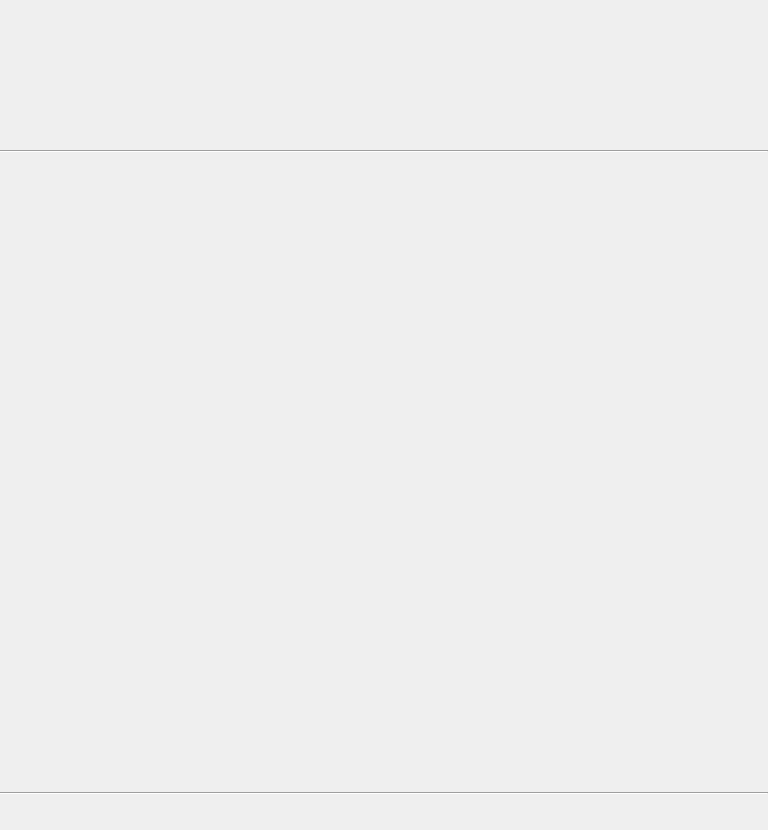
<?xml version="1.0" encoding="UTF-8"?>
<ui version="4.0">
 <class>MainDialog</class>
 <widget class="QWidget" name="MainDialog">
  <property name="geometry">
   <rect>
    <x>0</x>
    <y>0</y>
    <width>768</width>
    <height>830</height>
   </rect>
  </property>
  <property name="windowTitle">
   <string>Dialog</string>
  </property>
  <layout class="QVBoxLayout" name="verticalLayout">
   <property name="spacing">
    <number>0</number>
   </property>
   <property name="leftMargin">
    <number>0</number>
   </property>
   <property name="topMargin">
    <number>0</number>
   </property>
   <property name="rightMargin">
    <number>0</number>
   </property>
   <property name="bottomMargin">
    <number>0</number>
   </property>
   <item>
    <widget class="QWidget" name="MainPanel" native="true">
     <layout class="QVBoxLayout" name="verticalLayout_2">
      <property name="spacing">
       <number>0</number>
      </property>
      <property name="leftMargin">
       <number>0</number>
      </property>
      <property name="topMargin">
       <number>0</number>
      </property>
      <property name="rightMargin">
       <number>0</number>
      </property>
      <property name="bottomMargin">
       <number>0</number>
      </property>
      <item>
       <widget class="QWidget" name="TopBar" native="true">
        <property name="minimumSize">
         <size>
          <width>0</width>
          <height>150</height>
         </size>
        </property>
        <property name="maximumSize">
         <size>
          <width>16777215</width>
          <height>150</height>
         </size>
        </property>
        <property name="styleSheet">
         <string notr="true"/>
        </property>
       </widget>
      </item>
      <item>
       <widget class="Line" name="line_2">
        <property name="orientation">
         <enum>Qt::Horizontal</enum>
        </property>
       </widget>
      </item>
      <item>
       <widget class="QWidget" name="Conent" native="true">
        <property name="styleSheet">
         <string notr="true">
</string>
        </property>
        <zorder>TopBar</zorder>
       </widget>
      </item>
      <item>
       <widget class="Line" name="line">
        <property name="orientation">
         <enum>Qt::Horizontal</enum>
        </property>
       </widget>
      </item>
      <item>
       <widget class="QWidget" name="ToolBar" native="true">
        <property name="minimumSize">
         <size>
          <width>0</width>
          <height>35</height>
         </size>
        </property>
        <property name="maximumSize">
         <size>
          <width>16777215</width>
          <height>35</height>
         </size>
        </property>
        <property name="styleSheet">
         <string notr="true"/>
        </property>
       </widget>
      </item>
     </layout>
    </widget>
   </item>
  </layout>
 </widget>
 <resources/>
 <connections/>
</ui>
